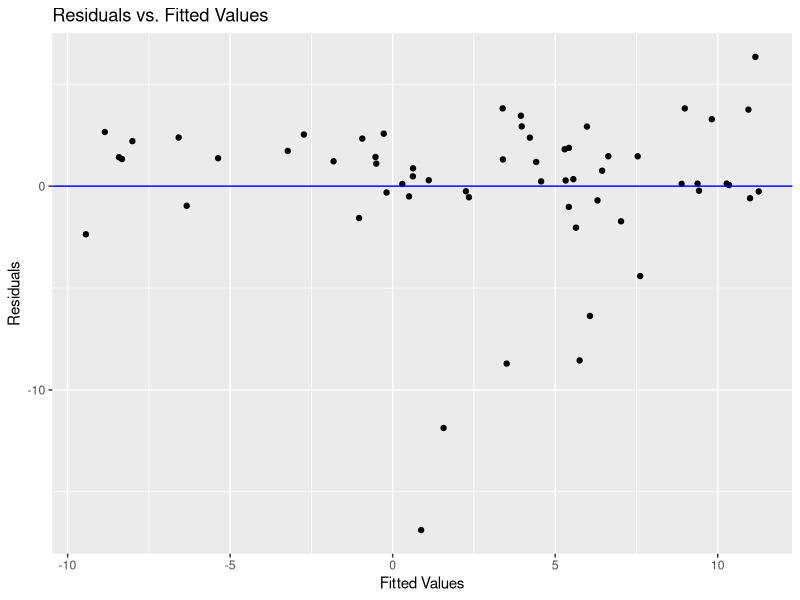
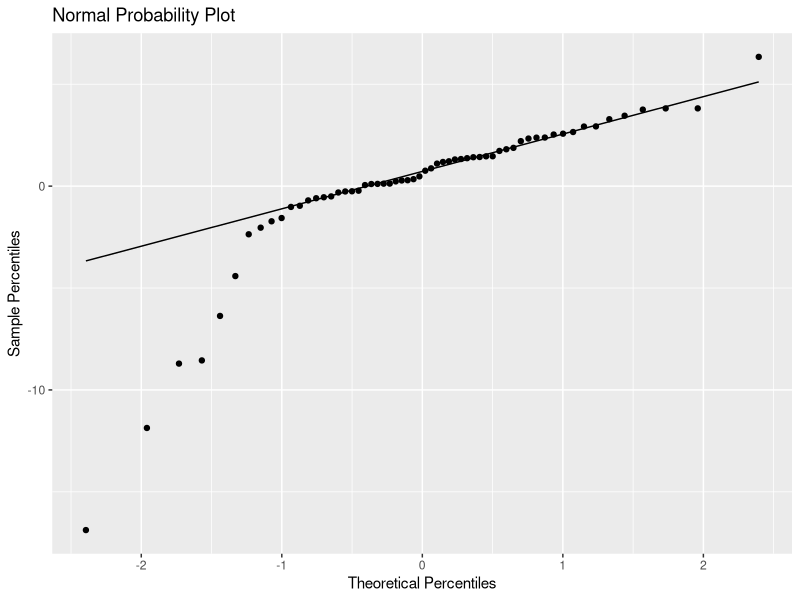
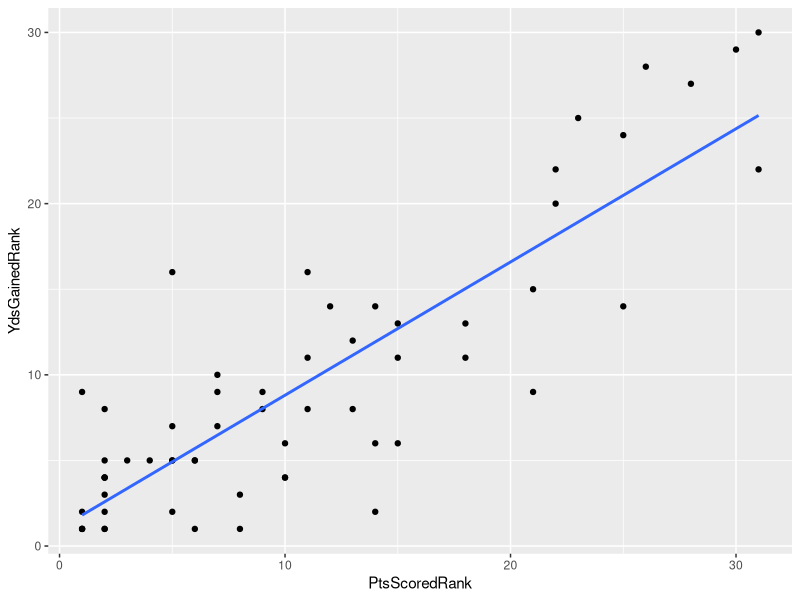
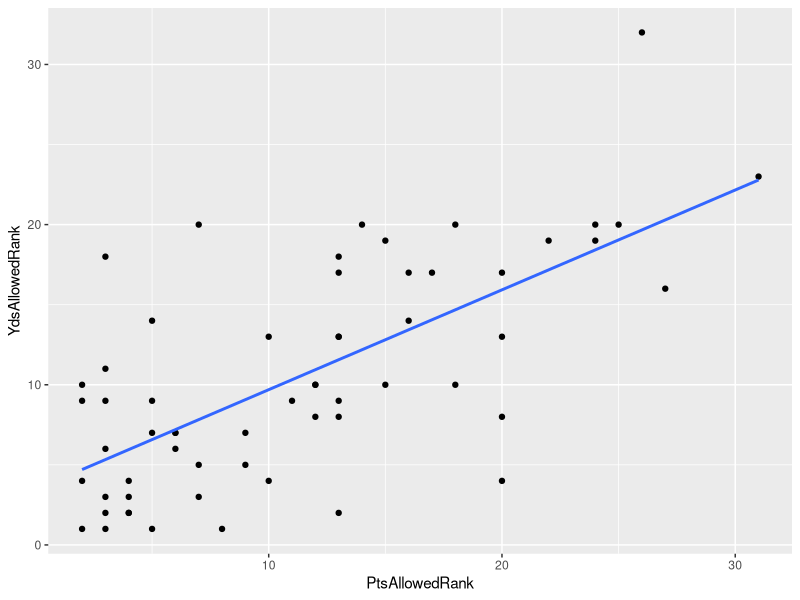

The R source for these figures, in order:
library(tidyverse)
library(ggplot2)
library(car)
library(psych)
library(leaps)

# load data
data <- read.csv('./dallas_cowboys_season_data.csv')
mydata <- data[c("MoV", "PtsScoredRank", "PtsAllowedRank", "YdsGainedRank", "YdsAllowedRank")]

# center the predictors
mydata <- mydata %>%
          mutate(PtsScoredRank.c = PtsScoredRank - mean(PtsScoredRank),
                 PtsAllowedRank.c = PtsAllowedRank - mean(PtsAllowedRank),
                 YdsGainedRank.c = YdsGainedRank - mean(YdsGainedRank),
                 YdsAllowedRank.c = YdsAllowedRank - mean(YdsAllowedRank))

# fit the regression model with centered predictors
reg <- lm(MoV ~ PtsScoredRank.c + PtsAllowedRank.c + YdsAllowedRank.c + PtsAllowedRank.c * YdsAllowedRank.c, mydata)

summary(reg)


# residuals vs. fitted values
mydata$resids <- residuals(reg)
mydata$predicted <- predict(reg)
ggplot(mydata, aes(x = predicted, y = resids)) +
       geom_point() +
       geom_hline(yintercept = 0, color = "blue") +
       labs(title ="Residuals vs. Fitted Values",
            x = "Fitted Values",
            y = "Residuals")

# normal probability plot
ggplot(mydata, aes(sample = resids)) +
       stat_qq() +
       stat_qq_line() +
       labs(title = "Normal Probability Plot",
            x = "Theoretical Percentiles",
            y = "Sample Percentiles")

# check for multicollinearity
vif(reg)


# create a new observation to predict MoV for ranking first in all 4 categories
rankedFirst <- data.frame(PtsScoredRank.c = 1 - mean(mydata$PtsScoredRank),
                         PtsAllowedRank.c = 1 - mean(mydata$PtsAllowedRank),
                         YdsGainedRank.c = 1 - mean(mydata$YdsGainedRank),
                         YdsAllowedRank.c = 1 - mean(mydata$YdsAllowedRank))

# calculate the corresponding prediction
predict(reg, rankedFirst, interval = "prediction")


# create a new observation to predict mean MoV for ranking last in all 4 categories
rankedLast <- data.frame(PtsScoredRank.c = 32 - mean(mydata$PtsScoredRank),
                      PtsAllowedRank.c = 32 - mean(mydata$PtsAllowedRank),
                      YdsGainedRank.c = 32 - mean(mydata$YdsGainedRank),
                      YdsAllowedRank.c = 32 - mean(mydata$YdsAllowedRank))

# calculate the corresponding prediction
predict(reg, rankedLast, interval = "confidence")

# plot relationship between points scored and yards gained
ggplot(mydata, aes(x = PtsScoredRank, y = YdsGainedRank)) +
  geom_point() +
  geom_smooth(method = lm, se = FALSE)

# plot relationship between points allowed and yards allowed
ggplot(mydata, aes(x = PtsAllowedRank, y = YdsAllowedRank)) +
  geom_point() +
  geom_smooth(method = lm, se = FALSE)
